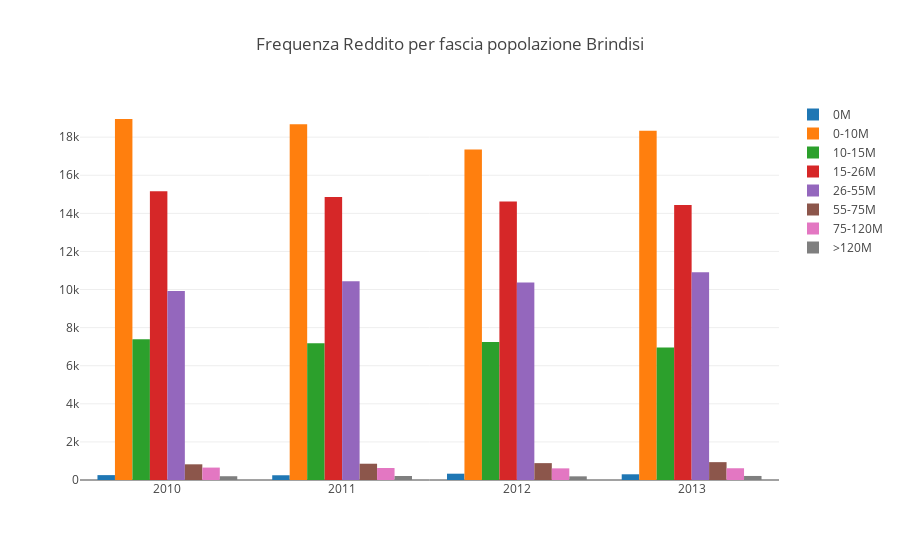

This figure's notebook cell:
### Code cell
fig = go.Figure(data=data, layout=layout)
py.iplot(fig)

### Figure 1 — Plotly figure (JSON) as saved in the notebook; plotly's stock layout.template omitted (floating-point values rounded to 4 significant figures)
{"data": [{"name": "0M", "type": "bar", "x": [2010, 2011, 2012, 2013], "y": [256, 249, 331, 300]}, {"name": "0-10M", "type": "bar", "x": [2010, 2011, 2012, 2013], "y": [18954, 18678, 17355, 18341]}, {"name": "10-15M", "type": "bar", "x": [2010, 2011, 2012, 2013], "y": [7394, 7176, 7245, 6958]}, {"name": "15-26M", "type": "bar", "x": [2010, 2011, 2012, 2013], "y": [15165, 14859, 14623, 14433]}, {"name": "26-55M", "type": "bar", "x": [2010, 2011, 2012, 2013], "y": [9919, 10432, 10370, 10905]}, {"name": "55-75M", "type": "bar", "x": [2010, 2011, 2012, 2013], "y": [824, 855, 886, 937]}, {"name": "75-120M", "type": "bar", "x": [2010, 2011, 2012, 2013], "y": [652, 629, 611, 617]}, {"name": ">120M", "type": "bar", "x": [2010, 2011, 2012, 2013], "y": [198, 211, 192, 212]}], "layout": {"title": "Frequenza Reddito per fascia popolazione Brindisi"}}
